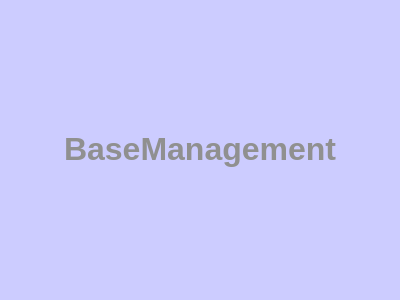
<?xml version="1.0" encoding="UTF-8"?>
<ui version="4.0">
 <class>BaseManagement</class>
 <widget class="QWidget" name="BaseManagement">
  <property name="geometry">
   <rect>
    <x>0</x>
    <y>0</y>
    <width>400</width>
    <height>300</height>
   </rect>
  </property>
  <property name="sizePolicy">
   <sizepolicy hsizetype="Expanding" vsizetype="Expanding">
    <horstretch>0</horstretch>
    <verstretch>0</verstretch>
   </sizepolicy>
  </property>
  <property name="windowTitle">
   <string>BaseManagement</string>
  </property>
  <property name="styleSheet">
   <string notr="true">QWidget#BaseManagement{
	background-color:#CCCCFF;
}
</string>
  </property>
  <layout class="QHBoxLayout" name="horizontalLayout">
   <item>
    <spacer name="horizontalSpacer">
     <property name="orientation">
      <enum>Qt::Horizontal</enum>
     </property>
     <property name="sizeHint" stdset="0">
      <size>
       <width>40</width>
       <height>20</height>
      </size>
     </property>
    </spacer>
   </item>
   <item>
    <widget class="QLabel" name="label">
     <property name="sizePolicy">
      <sizepolicy hsizetype="Expanding" vsizetype="Expanding">
       <horstretch>0</horstretch>
       <verstretch>0</verstretch>
      </sizepolicy>
     </property>
     <property name="text">
      <string>&lt;html&gt;&lt;head/&gt;&lt;body&gt;&lt;p&gt;&lt;span style=&quot; font-size:24pt; font-weight:600; color:#909090;&quot;&gt;BaseManagement&lt;/span&gt;&lt;/p&gt;&lt;/body&gt;&lt;/html&gt;</string>
     </property>
    </widget>
   </item>
   <item>
    <spacer name="horizontalSpacer_2">
     <property name="orientation">
      <enum>Qt::Horizontal</enum>
     </property>
     <property name="sizeHint" stdset="0">
      <size>
       <width>40</width>
       <height>20</height>
      </size>
     </property>
    </spacer>
   </item>
  </layout>
 </widget>
 <layoutdefault spacing="6" margin="11"/>
 <resources/>
 <connections/>
</ui>
